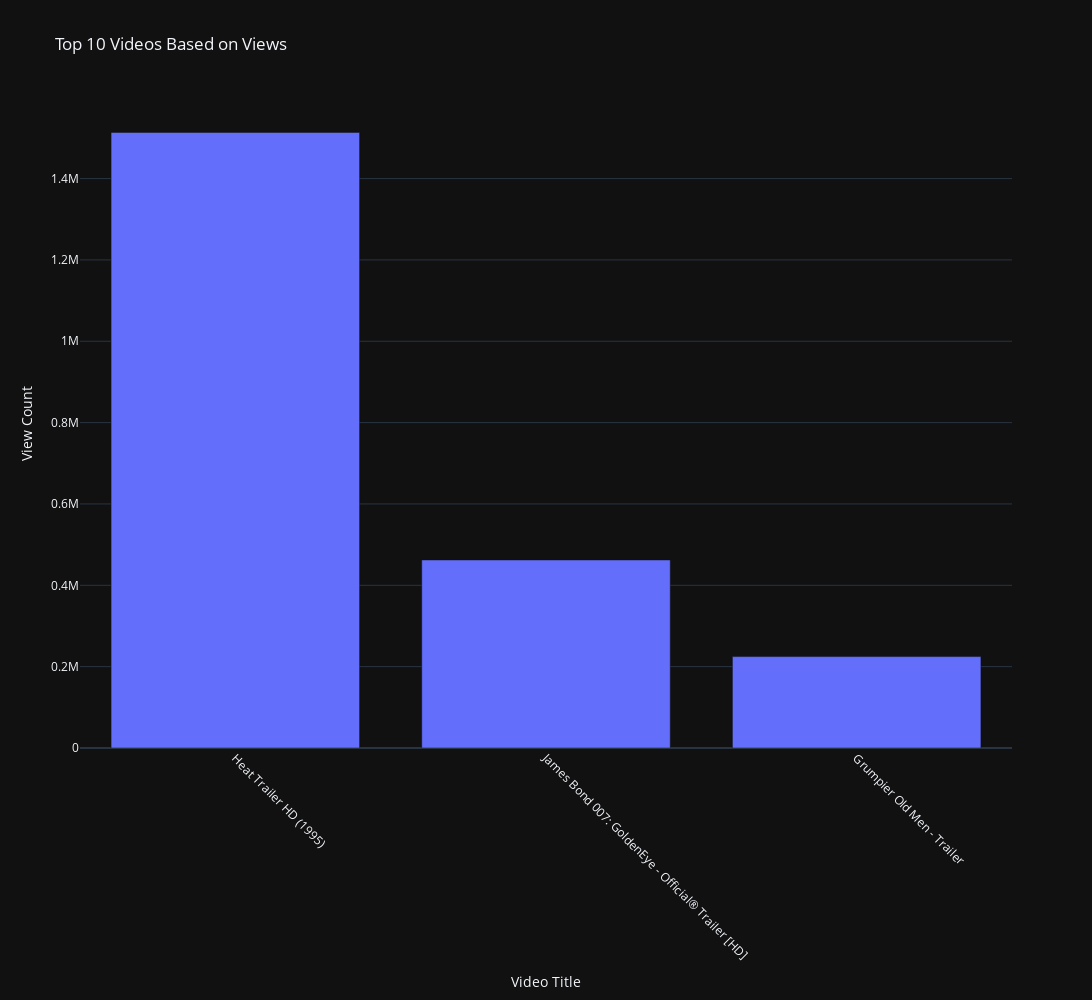
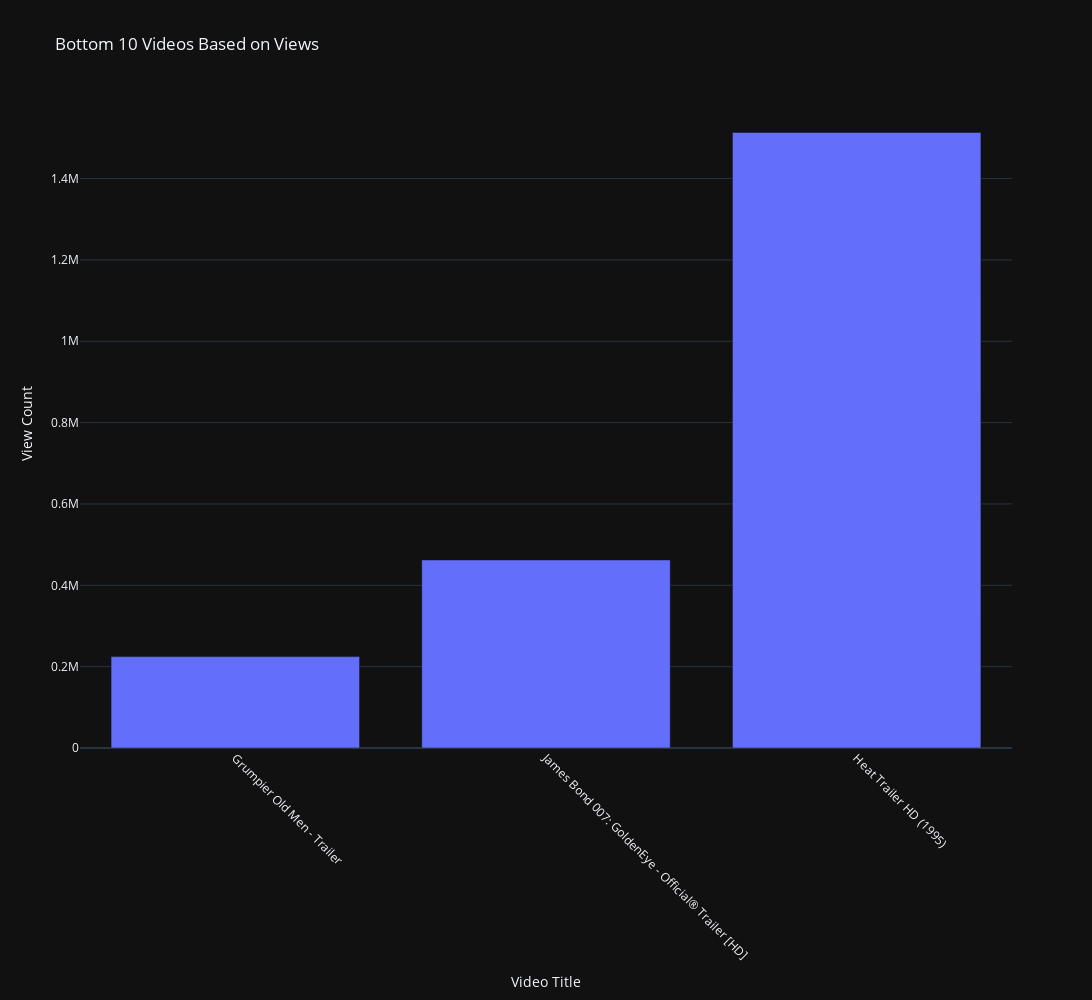
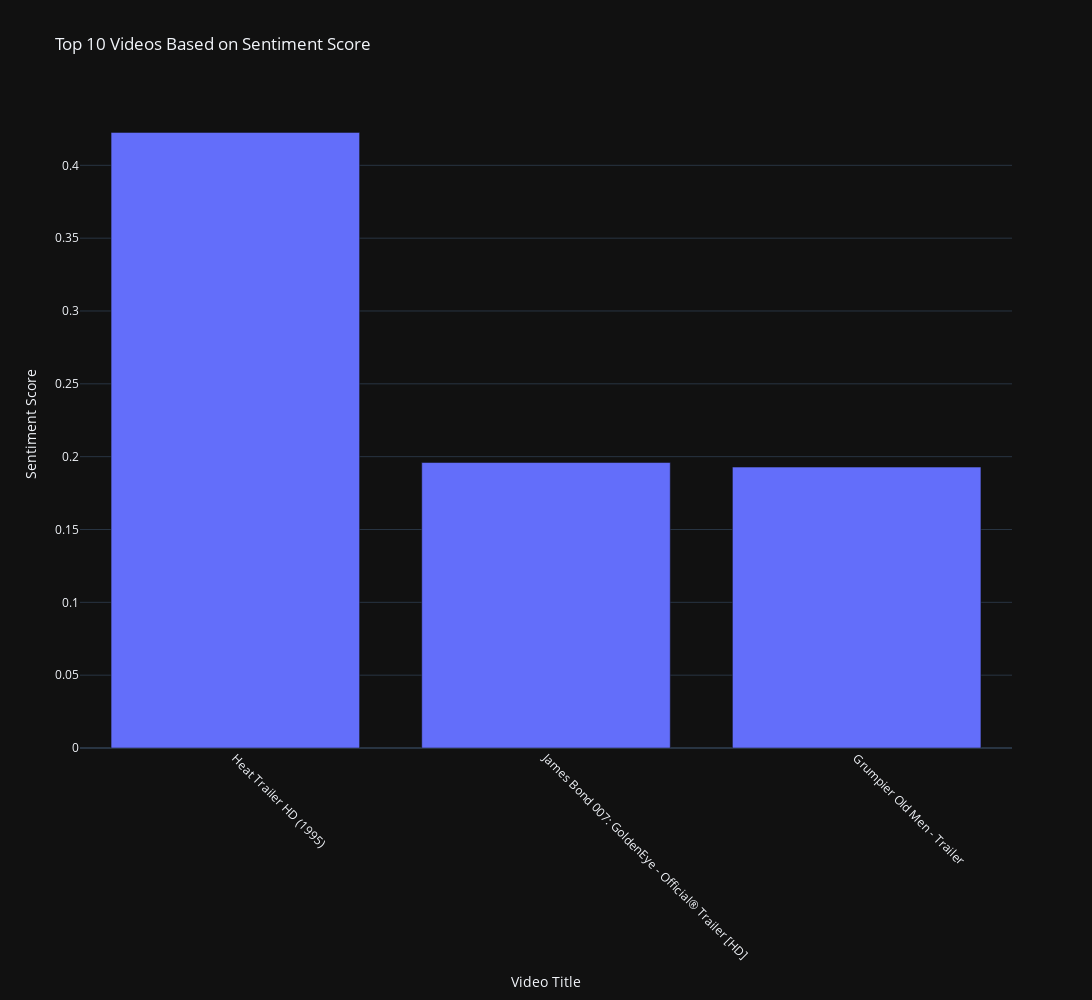

Notebook code cell kept with these figures, in order:
### Code cell
# Plot top 10 videos based on views
fig = px.bar(
    top_10_views,
    x='title',
    y='viewCount',
    title='Top 10 Videos Based on Views',
    labels={'title': 'Video Title', 'viewCount': 'View Count'},
    width = width,
    height = height,
    template = template
)
fig.update_layout(xaxis_tickangle = xaxis_tickangle)
fig.show()

# Plot bottom 10 videos based on views
fig = px.bar(
    bottom_10_views,
    x='title',
    y='viewCount',
    title='Bottom 10 Videos Based on Views',
    labels={'title': 'Video Title', 'viewCount': 'View Count'},
    width = width,
    height = height,
    template = template
)
fig.update_layout(xaxis_tickangle = xaxis_tickangle)
fig.show()

# Plot top 10 videos based on sentiment score
fig = px.bar(
    top_10_sentiment,
    x='title',
    y='sentimentScore',
    title='Top 10 Videos Based on Sentiment Score',
    labels={'title': 'Video Title', 'sentimentScore': 'Sentiment Score'},
    width = width,
    height = height,
    template = template
)
fig.update_layout(xaxis_tickangle = xaxis_tickangle)
fig.show()

### Figure 1 — Plotly figure (JSON) as saved in the notebook; plotly's stock layout.template omitted (floating-point values rounded to 4 significant figures)
{"data": [{"alignmentgroup": "True", "hovertemplate": "Video Title=%{x}<br>View Count=%{y}<extra></extra>", "legendgroup": "", "marker": {"color": "#636efa", "pattern": {"shape": ""}}, "name": "", "offsetgroup": "", "orientation": "v", "showlegend": false, "textposition": "auto", "type": "bar", "x": ["Heat Trailer HD (1995)", "James Bond 007: GoldenEye - Official® Trailer [HD]", "Grumpier Old Men - Trailer"], "xaxis": "x", "y": [1513503, 462348, 224709], "yaxis": "y"}], "layout": {"barmode": "relative", "height": 1000, "legend": {"tracegroupgap": 0}, "title": {"text": "Top 10 Videos Based on Views"}, "width": 1600, "xaxis": {"anchor": "y", "domain": [0, 1], "tickangle": 45, "title": {"text": "Video Title"}}, "yaxis": {"anchor": "x", "domain": [0, 1], "title": {"text": "View Count"}}}}

### Figure 2 — Plotly figure (JSON) as saved in the notebook; plotly's stock layout.template omitted (floating-point values rounded to 4 significant figures)
{"data": [{"alignmentgroup": "True", "hovertemplate": "Video Title=%{x}<br>View Count=%{y}<extra></extra>", "legendgroup": "", "marker": {"color": "#636efa", "pattern": {"shape": ""}}, "name": "", "offsetgroup": "", "orientation": "v", "showlegend": false, "textposition": "auto", "type": "bar", "x": ["Grumpier Old Men - Trailer", "James Bond 007: GoldenEye - Official® Trailer [HD]", "Heat Trailer HD (1995)"], "xaxis": "x", "y": [224709, 462348, 1513503], "yaxis": "y"}], "layout": {"barmode": "relative", "height": 1000, "legend": {"tracegroupgap": 0}, "title": {"text": "Bottom 10 Videos Based on Views"}, "width": 1600, "xaxis": {"anchor": "y", "domain": [0, 1], "tickangle": 45, "title": {"text": "Video Title"}}, "yaxis": {"anchor": "x", "domain": [0, 1], "title": {"text": "View Count"}}}}

### Figure 3 — Plotly figure (JSON) as saved in the notebook; plotly's stock layout.template omitted (floating-point values rounded to 4 significant figures)
{"data": [{"alignmentgroup": "True", "hovertemplate": "Video Title=%{x}<br>Sentiment Score=%{y}<extra></extra>", "legendgroup": "", "marker": {"color": "#636efa", "pattern": {"shape": ""}}, "name": "", "offsetgroup": "", "orientation": "v", "showlegend": false, "textposition": "auto", "type": "bar", "x": ["Heat Trailer HD (1995)", "James Bond 007: GoldenEye - Official® Trailer [HD]", "Grumpier Old Men - Trailer"], "xaxis": "x", "y": [0.4226, 0.196, 0.1928], "yaxis": "y"}], "layout": {"barmode": "relative", "height": 1000, "legend": {"tracegroupgap": 0}, "title": {"text": "Top 10 Videos Based on Sentiment Score"}, "width": 1600, "xaxis": {"anchor": "y", "domain": [0, 1], "tickangle": 45, "title": {"text": "Video Title"}}, "yaxis": {"anchor": "x", "domain": [0, 1], "title": {"text": "Sentiment Score"}}}}
